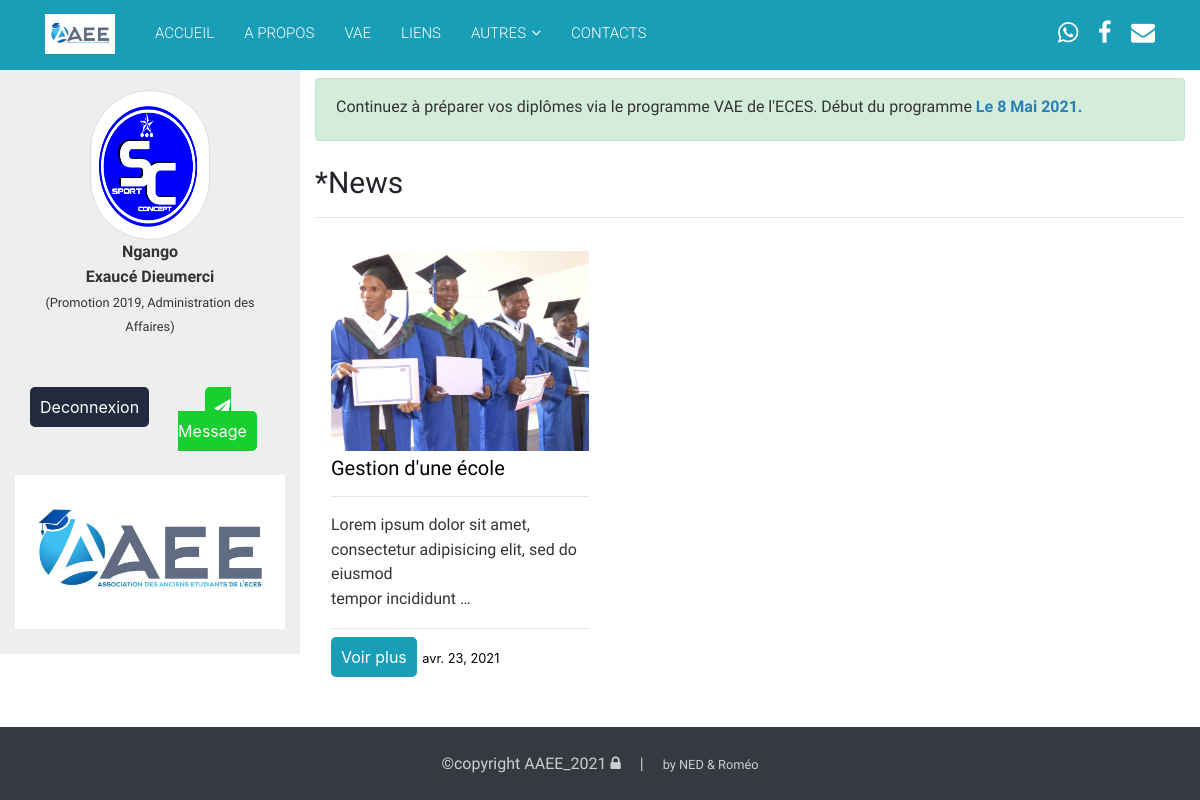
The app's page /news/all/ (signed in) with its own data.
### Etudiants/models.py (models this page shows, shortened)
class EtudiantsInscrit(models.Model):
    utilisateur = models.OneToOneField(User, null=True, on_delete=models.CASCADE, related_name="etudiant")
    profil = models.FileField(upload_to='Profil_etudiant')
    nom = models.CharField(max_length=50)
    prenom = models.CharField(max_length=60)
    promotion = models.IntegerField()
    LISTE_OPTION = (
        ('Langues et Affaires', 'Langues et Affaires'),
        ('Management QSE', 'Management QSE'),
        ('Banque, Finances et Assurances', 'Banque, Finances et Assurances'),
        ("Comptabilité et Gestion d'Entreprise", "Comptabilité et Gestion d'Entreprise"),
        ('Transport et Logistique', 'Transport et Logistique'),
        ('Maintenance Industrielle', 'Maintenance Industrielle'),
        ('Electricité Industrielle', 'Electricité Industrielle'),
        ('Génie Informatique', 'Génie Informatique'),
        ('Ressources Humaines', 'Ressources Humaines'),
        ('Secretariat de Direction', 'Secretariat de Direction'),
        ('Communication et Multi-média', 'Communication et Multi-média'),
        ('Traduction et Interpretariat', 'Traduction et Interpretariat'),
        ('Administration des Affaires', 'Administration des Affaires'),
        ('Informatique et Technologies Numériques', 'Informatique et Technologies Numériques'),
        ('Electromécanique', 'Electromécanique'),
        ('Chaine de la logistique', 'Chaine de la logistique'),
        ('Commerce international et Marketing', 'Commerce international et Marketing'),
    )
    option = models.CharField(max_length=100, choices=LISTE_OPTION)
    pays_residence = CountryField()
    tel = models.CharField('Téléphone', max_length=25)
    email = models.EmailField()
    societe = models.CharField(null=True, blank=True, max_length=150)
    secteur = models.CharField("secteur d'expertise", max_length=150)
    date_inscrit = models.DateField(auto_now_add=True)

### News_membres/models.py (models this page shows, shortened)
class Pub(models.Model):
	text = RichTextField()
	activer = models.BooleanField(default=True)
	date_pub = models.DateField(auto_now_add=True)

class Annonce(models.Model):
	images = models.FileField(upload_to='annonce')
	titre = models.CharField(max_length=100)
	text = RichTextField()
	date_pub = models.DateField(auto_now_add=True)

### Etudiants/views.py (the view)
# urls.py: path('news/all/', annonce, name="annonce"),
@login_required(login_url='/connexion/login/')
def annonce(request):
    pub = Pub.objects.filter().order_by('-id')
    ann = Annonce.objects.filter().order_by('-id')
    return render(request, 'dash/annonce.html', {'ann':ann, 'pub':pub})

### templates/dash/annonce.html (shortened to what this page needs)
{% load static %}
<!DOCTYPE html>
<html>
<head>
  <link href="{% static '' %}lib/bootstrap/css/bootstrap.min.css" rel="stylesheet">
  <link href="{% static '' %}lib/font-awesome/css/font-awesome.min.css" rel="stylesheet">
  <link href="{% static '' %}css/style.css" rel="stylesheet">
</head>
<body>
  {% include 'Base/header.html' %}
  <div class="container-fluid">
    <div class="row">
      <div class="col-md-3 pro" style="background-color: #eee; padding-bottom: 25px;">
        <div class="container-fluid">
          <div class="row">
            <div class="col-md-12">
              {% if user.etudiant %}
              <div style="width: 50%; margin: auto; padding-top: 20px;">
                <a href="{% url 'profil_etudiant' %}"><img src="{{user.etudiant.profil.url}}" style="width: 100%; height: 150px; border-radius: 100px;" class="img-fluid img-thumbnail img-circle" alt="Profil de {{user}}"></a>
              </div>
              <p align="center"><strong>{{user.etudiant.nom}} <br> {{user.etudiant.prenom}}</strong><br><small>(Promotion {{user.etudiant.promotion}}, {{user.etudiant.option}})</small></p>
              <br>
              {% endif %}
            </div>
          </div>
        </div>
        <div class="container-fluid mt-3 mb-2">
          <div class="row">
                <div class="col-6 mb-4 text-center">
                    <a href="{% url 'logout' %}" style="background-color: rgb(33, 43, 61); padding: 10px; color: white; border-radius: 5px;">Deconnexion</a>
                </div>
                <div class="col-6 mb-4 text-center">
                    {% if user.etudiant %}
                    <a href="{% url 'message_scolarite' %}" style="background-color: rgb(23, 207, 47); padding: 10px; color: white; border-radius: 5px;" id="bout"><i class="fa fa-send"></i> Message</a>
                    {% else %}
                    <a href="{% url 'edite_profil' %}#form/" style="background-color: rgb(23, 207, 47); padding: 10px; color: white; border-radius: 5px;" id="bout"><i class="fa fa-send"></i> Message</a>
                    {% endif %}
                </div>
          </div>
        </div>
            <div class="bg-light aaee_pro" style="margin: 0; width: 100%;">
              <img src="{% static '' %}img/AAEE.jpg" style="width: 100%;">
            </div>
      </div>
      <div class="col-md-9 content">
          {% if user.etudiant %}
            {% for x in pub %}
              {% if x.activer %}
                <div class="alert alert-success mt-2 pt-3 pb-1 pub">
                  <h6>{{x.text|safe}}</h6>
                </div>
              {% endif %}
            {% endfor %}
            <h2 class="mt-4 mb-3">*News<hr></h2>
            <div class="container-fluid" style="margin-bottom: 80px;">
              <div class="row">
            {% if ann %}
            {% for x in ann %}
                      <div class="col-md-4 mt-3 mb-3" style="border: 1px solid transparent; padding-top: 0; padding-bottom: 5px; padding-left:">
                        <div>
                            <img src="{{x.images.url}}" alt="..." style="width: 100%; overflow: hidden;background-size: cover;background-repeat: no-repeat;background-position: center center;height: 200px;position: relative;display: block; margin: 0;">
                            <div>
                              <h5 style="margin-top: 5px;"><a href="{% url 'detail_annonce' x.id %}" style="text-decoration: none; color: black;">{{x.titre}}</a></h5>
                              <hr>
                              <p align="justify" class="mb-2">{{x.text|truncatewords:14|safe}}</p>
                              <hr>
                              <a href="{% url 'detail_annonce' x.id %}" class="btn-primary mt-5" style="padding: 10px; border-radius: 5px; background-color: #199EB8;">Voir plus</a>
                              <small style="color: #000; margin: 1px;"> {{x.date_pub}}</small>
                            </div>
                        </div>
                      </div>
            {% endfor %}
              </div>
            </div>
            {% endif %}
          {% endif %}
      </div>
    </div>
  </div>
<footer class="site-footer bg-dark">
    <div class="bottom">
      <div class="container">
        <div class="row">
          <div class="col-lg-12 col-xs-12 text-lg-left text-center">
            <p class="copyright-text text-center">
              &copy;copyright <a href="/AAEE2021@ECES/dmin/" style="color: white; margin-right: 15px;"> AAEE_2021 <i class="fa fa-lock"></i></a> | <small style="margin-left: 15px;">by <a href="https://api.whatsapp.com/send?phone=+242067027492" style="color: white;">NED & Roméo</a></small>
            </p>
  </body>
</html>

### templates/Base/header.html (shortened to what this page needs)
{% load static %}
<header id="header">
    <div class="container">
      <a href="{% url 'home' %}">
      <div id="logo" class="pull-left">
        <img src="{% static '' %}img/AAEE.jpg" alt="" title="" /></img>
      </div>
      </a>
      <nav id="nav-menu-container">
        <ul class="nav-menu">
          <li><a href="{% url 'home' %}">ACCUEIL</a></li>
          <li><a href="{% url 'about' %}">A PROPOS</a></li>
          <li><a href="{% url 'vae' %}">VAE</a></li>
          <li><a href="{% url 'liens' %}">LIENS</a></li>
          <li class="menu-has-children"><a href="">AUTRES</a>
          </li>
          <li><a href="{% url 'contact' %}">CONTACTS</a></li>
        </ul>
      </nav>
      <nav class="nav social-nav pull-right d-none d-lg-inline">
        <a href="https://api.whatsapp.com/send?phone=+242066712429"><i class="fa fa-whatsapp"></i></a>
        <a href="https://www.facebook.com/ecesofficielle/"><i class="fa fa-facebook"></i></a>
        </a> <a href="mailto:info@eces-ecole.org"><i class="fa fa-envelope"></i></a>
      </nav>
    </div>
  </header>

### static/css/style.css (style rules this page uses)
h1, h2, h3, h4, h5, h6 { font-family: "Raleway", Helvetica, Arial, sans-serif; }
p { line-height: 1.55; color: #333; font-size: 400; font-family: "Raleway", Helvetica, Arial, sans-serif; }
h2 { font-size: 30px; margin-bottom: 65px; }
a { -webkit-transition: 0.5s; -o-transition: 0.5s; transition: 0.5s; }
#header { background: #199EB8; height: 70px; }
#header #logo { margin: 14px 25px 0 0; }
#header #logo img { padding: 0; margin: 0; max-height: 40px; }
#header .social-nav { margin-top: 15px; }
#header .social-nav a { font-size: 24px; margin-left: 15px; color: #fff; }
.nav-menu, .nav-menu * { margin: 0; padding: 0; list-style: none; }
.nav-menu li { position: relative; white-space: nowrap; }
.nav-menu > li { float: left; }
.sf-arrows .sf-with-ul { padding-right: 30px; }
.sf-arrows .sf-with-ul:after { content: "\f107"; position: absolute; right: 15px; font-family: FontAwesome; font-style: normal; font-weight: normal; }
#nav-menu-container { margin: 0; }
.nav-menu a { padding: 22px 15px 18px 15px; text-decoration: none; display: inline-block; color: #fff; font-family: "Roboto", Helvetica, Arial, sans-serif; font-weight: 300; font-size: 15px; outline: none; }
#mobile-nav { position: fixed; top: 0; padding-top: 18px; bottom: 0; z-index: 998; background: rgba(0, 0, 0, 0.9); left: -260px; width: 260px; overflow-y: auto; -webkit-transition: 0.4s; -o-transition: 0.4s; transition: 0.4s; }
#mobile-nav ul { padding: 0; margin: 0; list-style: none; }
#mobile-nav ul li { position: relative; }
#mobile-nav ul li a { color: #fff; font-size: 16px; overflow: hidden; padding: 10px 22px 10px 15px; position: relative; text-decoration: none; width: 100%; display: block; outline: none; }
.site-footer { padding: 0; }
.site-footer h2, .site-footer p { color: #fff; }
.site-footer p { opacity: .75; line-height: 2.0925; }
.site-footer .bottom { padding: 20px 0; }
.site-footer .bottom .list-inline, .site-footer .bottom p { margin: 0; }

### templates/dash/annonce.html (style rules this page uses)
.pro { margin: 0; position: fixed; }
.content { position: absolute; right: 0; }
.site-footer { position: fixed; width: 100%; bottom: 0; }

### records on screen
Pub: text "Continuez à préparer vos diplômes via le programme VAE de l'ECES. Début du programme Le 8 Mai 2021."
Annonce: images (picture), titre "Gestion d'une école", text "Lorem ipsum dolor sit amet, consectetur adipisicing elit, sed do eiusmod tempor incididunt …", date_pub "avr. 23, 2021"

### other values on screen
{{ user.etudiant.nom }} "Ngango"
{{ user.etudiant.prenom }} "Exaucé Dieumerci"
{{ user.etudiant.promotion }} "2019"
{{ user.etudiant.option }} "Administration des Affaires"
